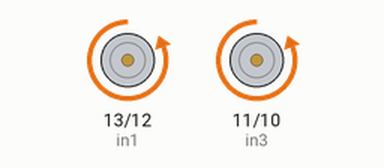
This sketch was run on a simulated Arduino Uno, built with avr-gcc and run on an emulated ATmega328P. Shown: motor-driver pin pairs drawn as motors (green arrow = first pin HIGH = forward, orange = second pin HIGH = backward, longer = more drive, scaled by the enable pin). At 22.4 s the program stops and its outputs stay as they are.

Above: at 0.1 s.
At 9.9 s:
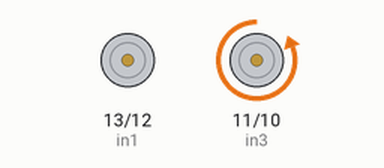
At 22.5 s:
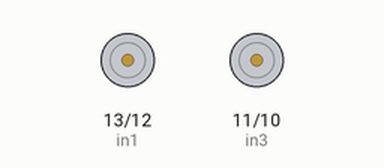
Timing chart, 0 to 23.9 s (numbered marks = the images above):
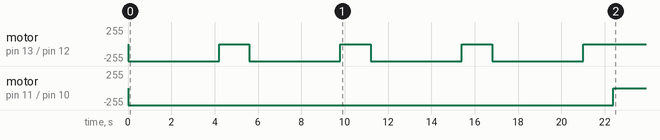

The sketch:

sketch_dec06a.ino
```cpp
// Motor A
int enA = A4;
int in1 = 13;
int in2 = 12;

// Motor B

int enB = A5;
int in3 = 11;
int in4 = 10;

int c = 0 ;

void setup()

{

  // Set all the motor control pins to outputs

  pinMode(enA, OUTPUT);
  pinMode(enB, OUTPUT);
  pinMode(in1, OUTPUT);
  pinMode(in2, OUTPUT);
  pinMode(in3, OUTPUT);
  pinMode(in4, OUTPUT);

}

void demoOne()
{
  // This function will run the motors in both directions at a fixed speed
  // Turn on motor A

  digitalWrite(in1, LOW);
  digitalWrite(in2, HIGH);

  // Set speed to 200 out of possible range 0~255

  analogWrite(enA, 150);

  // Turn on motor B

  digitalWrite(in3, LOW);
  digitalWrite(in4, HIGH);

  // Set speed to 200 out of possible range 0~255

  analogWrite(enB, 150);

  delay(4200);

  // stop the 2 motors

  //digitalWrite(in1, LOW);
  //digitalWrite(in2, LOW);
  //digitalWrite(in3, LOW);
  //digitalWrite(in4, LOW);

   // Now turn off motor1

  digitalWrite(in1, LOW);
  digitalWrite(in2, LOW);
  //digitalWrite(in3, LOW);
  // digitalWrite(in4, LOW);

  delay(1400);

  // make it stop longer
//  delay(140000);

  // Now change motor directions

  digitalWrite(in1, LOW);
  digitalWrite(in2, HIGH);
  //digitalWrite(in3, LOW);
  //digitalWrite(in4, HIGH);

 c += 1 ;

 if(c == 4){
  // Now turn off motor1

  digitalWrite(in1, LOW);
  digitalWrite(in2, LOW);
  digitalWrite(in3, LOW);
  digitalWrite(in4, LOW);
 //delay(400);
 exit(0);
 }

}

void loop(){
  demoOne();
}
```

Measured:
- by itself, motor on pin 13 (in1) / pin 12 (in2): alternates backward 255/255 for 4.2 s and stopped for 1.4 s
- by itself, motor on pin 11 (in3) / pin 10 (in4): stopped → backward 255/255 at 0.00 s, → stopped 22.4 s later
